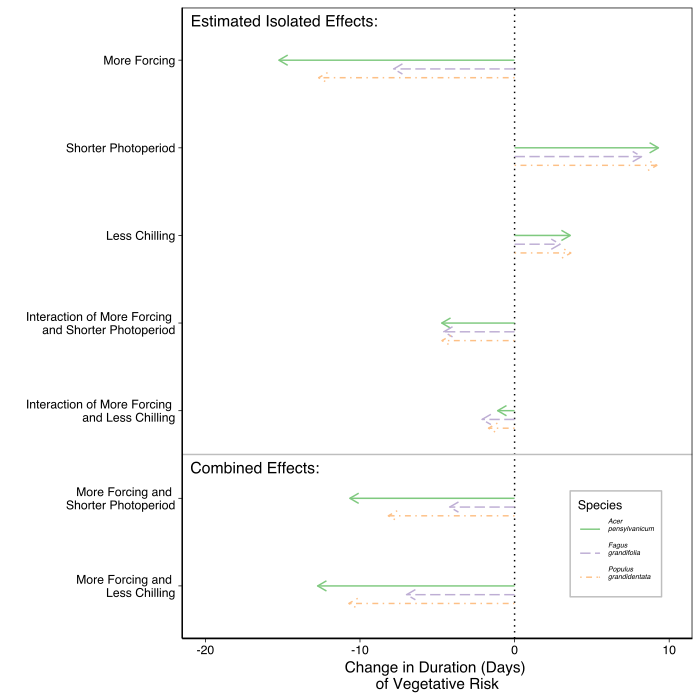

Generate this figure with R:
##### 10 October 2017 - Cat
# Duration of Vegetative Risk Dan's data for model

# Clear workspace
rm(list=ls()) # remove everything currently held in the R memory
options(stringsAsFactors=FALSE)
graphics.off()


forlatex = TRUE # set to FALSE if just trying new figures, TRUE if outputting for final
runstan = TRUE # set to TRUE to actually run stan models. FALSE if loading from previous runs

# Analysis of bud burst experiment 2015. 

library(ggplot2)
#library(rstan)
#library(rstanarm)
#library(shinystan)
#library(bayesplot)
library(dplyr)
#library(gridExtra)
library(brms)
library(egg)
library(ggstance)
library(RColorBrewer)

setwd("~/Documents/git/springfreeze/")
source('scripts/stan/savestan.R')
dx<-read.csv("output/danfdata.csv", header=TRUE)
#dx<-read.csv("output/fakedata_dvr.csv", header=TRUE)
#dx<-read.csv("output/danf_short.csv", header=TRUE)
#dfwide<-read.csv("output/df_modforplot.csv", header=TRUE)

# Prep 
#dx<-dx[!(dx$chill==1),]
#dx$chill<-ifelse(dx$chill==2, 0, 1)
#dx<-dx%>%filter(species!="VIBCAS")%>%filter(species!="VIBLAN")
dx$sp <- as.numeric(as.factor(dx$sp))
#dx$site <- as.numeric(as.factor(dx$site))
dx<-dx[!is.na(dx$risk),]
levels(dx$warm) = c(0,1); levels(dx$photo) = c(0, 1); levels(dx$chill) = 1:3
dx$warm <- as.numeric(dx$warm)
dx$warm<-ifelse(dx$warm==15, 0, 1)
dx$photo <- as.numeric(dx$photo)
dx$photo<-ifelse(dx$photo==8, 0, 1)
dx$chill <- as.numeric(dx$chill)
#dx$site<- as.numeric(dx$site)
# Chill dummy variables
dx$chill1 = ifelse(dx$chill == 1, 1, 0) 
dx$chill2 = ifelse(dx$chill == 2, 1, 0) 

#with(dx, table(chill1, chill2)) # all three levels in here

dxb <- dx[!is.na(dx$risk),]


# <> <> <> <> <> <> <> <> <> <> <> <> <> <> <> <> <> <> <> <>
# Important: Fixing the 1/2 issue to 0/1 here
# <> <> <> <> <> <> <> <> <> <> <> <> <> <> <> <> <> <> <> <>
unique(dxb$warm)
#dxb$warm[dxb$warm==1] <- 0
#dxb$warm[dxb$warm==2] <- 1

unique(dxb$photo)
#dxb$photo[dxb$photo==1] <- 0
#dxb$photo[dxb$photo==2] <- 1

#unique(dxb$site)
#dxb$site[dxb$site==1] <- 0
#dxb$site[dxb$site==2] <- 1

dxb<-filter(dxb, risk>0)

#unique(dxb$chill1)
#unique(dxb$chill2)

risk = as.numeric(dxb$risk) # dvr as response 
warm = dxb$warm
#site = as.numeric(dxb$site)
sp = as.numeric(dxb$sp) 
photo = dxb$photo
chill1 = as.numeric(dxb$chill1)
chill2 = as.numeric(dxb$chill2)
N = length(risk) 
n_sp = length(unique(dxb$sp))
#n_site = length(unique(dxb$site))

datalist.b<-list(risk=risk, warm=warm, sp=sp, photo=photo, chill1=chill1, chill2=chill2, N=N, n_sp=n_sp)
# 1. Budburst day. 
if(runstan){
  datalist.b <- list(risk = dxb$risk, # dvr as response 
                     warm = as.numeric(dxb$warm),
                     sp = as.numeric(dxb$sp), 
                     photo = as.numeric(dxb$photo), 
                     chill1 = as.numeric(dxb$chill1),
                     chill2 = as.numeric(dxb$chill2),
                     N = length(risk), 
                     n_sp = length(unique(dxb$sp))
  )
  
    doym.b <- stan('scripts/stan/dvr_sp_chill_inter_pool.stan', ### change when divergent transitions improve!!
                 data = datalist.b, warmup=1500, iter = 2000, chains = 2,
                 control = list(adapt_delta = 0.99))
                 #               , max_treedepth = 15)) 
  
}

#dxb$force<-dxb$warm
fit1<-stan_glmer(risk~ force + photo + chill1 + chill2 + force:photo + force:chill1 + force:chill2 +
                 photo:chill1 + photo:chill2 + (1|sp), data=dxb)
fit1

dxb$force<-dxb$warm
#fit.brm<-brm(risk~ force + photo + chill + force:photo + force:chill +
 #             photo:chill + (force + photo + chill + force:photo + force:chill +
  #                                      photo:chill|sp), data=dxb)
fit.brm2<-brm(risk~ force + photo + chill1 + chill2 + force:photo + force:chill1 + force:chill2 +
               photo:chill1 + photo:chill2 + (force + photo + chill1 + chill2 + force:photo + 
                                                force:chill1 + force:chill2 +
                                                photo:chill1 + photo:chill2|sp), data=dxb)
#fit.check<-brm(risk~force + photo + chill1  + chill2 + force:photo + force:chill1 + force:chill2 +
 #                photo:chill1 + photo:chill2 + (1|sp) + (force-1|sp) + (photo-1|sp) + (chill1-1|sp) +
  #               (chill2-1|sp) + (force:photo-1|sp) + (force:chill1-1|sp) + (force:chill2-1|sp) +
   #              (photo:chill1-1|sp) + (photo:chill2-1|sp), data=dxb)

#fit.brm.check<-brm(risk~ force + photo + chill + force:photo + force:chill +
 #              photo:chill + (force + photo + chill + force:photo + force:chill +
  #                              photo:chill-1|sp), data=dxb)

#fit<-stan_glmer(risk~ force + photo + chill + force:photo + force:chill +
 #              photo:chill + (force + photo + chill + force:photo + force:chill +
  #                              photo:chill|sp), data=dxb)


save(fit.brm2, file="~/Documents/git/springfreeze/output/exp_output.Rdata")
load(file="output/exp_output.Rdata")

m<-fit.brm2
m.int<-posterior_interval(m)
sum.m<-summary(m)
cri.f<-as.data.frame(sum.m$fixed[,c("Estimate", "l-95% CI", "u-95% CI")])
cri.f<-cri.f[-1,] #removing the intercept 
fdf1<-as.data.frame(rbind(as.vector(cri.f[,1]), as.vector(cri.f[,2]), as.vector(cri.f[,3])))
fdf2<-cbind(fdf1, c(0, 0, 0) , c("Estimate", "2.5%", "95%"))
names(fdf2)<-c(rownames(cri.f), "sp", "perc")

cri.r<-(ranef(m, summary = TRUE, robust = FALSE,
              probs = c(0.025, 0.975)))$sp
cri.r2<-cri.r[, ,-1]
cri.r2<-cri.r2[,-2,]
dims<-dim(cri.r2)
twoDimMat <- matrix(cri.r2, prod(dims[1:2]), dims[3])
mat2<-cbind(twoDimMat, c(rep(1:9, length.out=27)), rep(c("Estimate", "2.5%", "95%"), each=9))
df<-as.data.frame(mat2)
names(df)<-c(rownames(cri.f), "sp", "perc")
dftot<-rbind(fdf2, df)
dflong<- tidyr::gather(dftot, var, value, force:`photo:chill2`, factor_key=TRUE)

#adding the coef estiamtes to the random effect values 
for (i in seq(from=1,to=nrow(dflong), by=30)) {
  for (j in seq(from=3, to=29, by=1)) {
    dflong$value[i+j]<- as.numeric(dflong$value[i+j]) + as.numeric(dflong$value[i])
  }
}
dflong$rndm<-ifelse(dftot$sp>0, 2, 1)
dfwide<-tidyr::spread(dflong, perc, value)
dfwide[,4:6] <- as.data.frame(lapply(c(dfwide[,4:6]), as.numeric ))
dfwide$sp<-as.factor(dfwide$sp)
## plotting

pd <- position_dodgev(height = -0.5)

estimates<-c("Forcing", "Photoperiod", "Chilling 1.5", "Chilling 4", "Forcing x Photoperiod", 
             "Forcing x Chilling 1.5", "Forcing x Chilling 4", "Photoperiod x Chilling 1.5", "Photoperiod x Chilling 4")
dfwide$legend<-factor(dfwide$sp,
                      labels=c("Overall Effects","1","2","3","4","5","6","7","8","9"))
estimates<-rev(estimates)
#write.csv(dfwide, file="~/Documents/git/springfreeze/output/df_modforplot.csv", row.names=FALSE)
fig1 <-ggplot(dfwide, aes(x=Estimate, y=var, color=legend, size=factor(rndm), alpha=factor(rndm)))+
  geom_point(position =pd)+
  geom_errorbarh(aes(xmin=(`2.5%`), xmax=(`95%`)), position=pd, size=.5, height =0, width=0)+
  geom_vline(xintercept=0)+
  scale_colour_manual(values=c("blue", "firebrick3", "orangered1","orange3", "sienna4","sienna2", "green4", "green3", "purple2", "magenta3"),
                      breaks=c("Overall Effects"))+
  scale_size_manual(values=c(3, 2, 2, 2, 2, 2, 2, 2, 2, 2)) +
  scale_shape_manual(labels="", values=c("1"=16,"2"=16))+
  scale_alpha_manual(values=c(1, 0.5)) +
  guides(size=FALSE, alpha=FALSE) + #removes the legend 
  ggtitle(label = "A.")+ 
  scale_y_discrete(limits = rev(unique(sort(dfwide$var))), labels=estimates) + ylab("") + 
  labs(col="Effects") + theme(legend.position = "none", legend.box.background = element_rect(), 
                              legend.title=element_blank(), legend.key.size = unit(0.05, "cm"), 
                              panel.background = element_blank(), axis.line = element_line(colour = "black"), axis.title.x=element_blank()) +
  xlab(expression(atop("Model Estimate of Change ", paste("in Duration of Vegetative Risk (days)"))))
fig1

### Now make a new dataframe for more conceptual figure
## Do I add the intercept? Which is 23.71... 
simple<-subset(dfwide, select=c("sp", "var", "Estimate"))
#simple<-simple[(simple$sp=="1"|simple$sp=="4"|simple$sp=="8"),]
#simple$sp<-ifelse(simple$sp=="4", "1", "9")
species<-c("1", "6", "8")
simple<-subset(simple, sp%in%species)
#simple<-simple[!(simple$sp=="0"),]
simple<-simple[!(simple$var=="photo:chill1" | simple$var=="photo:chill2" | simple$var=="force:chill1" 
                 | simple$var=="chill1"),]
simple$var<-ifelse(simple$var=="chill2", "chill", as.character(simple$var))
simple$var<-ifelse(simple$var=="force:chill2", "force:chill", as.character(simple$var))


estimates<-c("More Forcing", "Shorter Photoperiod", "Less Chilling", "Interaction of More Forcing \nand Shorter Photoperiod", "Interaction of More Forcing \nand Less Chilling",
             "More Forcing and \nShorter Photoperiod", "More Forcing and \nLess Chilling")

#estimates2<-c("More Forcing", "Longer Photoperiod", "More Chilling", "More Forcing and \nLonger Photoperiod", 
 #            "More Forcing and \nMore Chilling")

#pd <- position_dodgev(height = -0.5)
#simple$Jvar <- ave(as.numeric(simple$var), simple$var, 
 #                         FUN = function(x) x + rnorm(length(x), sd = .1))
simple$Jvar<-NA
simple$Jvar<-ifelse(simple$var=="force", 7, simple$var)
simple$Jvar<-ifelse(simple$var=="photo", 6, simple$Jvar)
simple$Jvar<-ifelse(simple$var=="chill", 5, simple$Jvar)
simple$Jvar<-ifelse(simple$var=="force:photo", 2, simple$Jvar)
simple$Jvar<-ifelse(simple$var=="force:chill", 1, simple$Jvar)
#simple$Jvar<-ifelse(simple$var=="cforce:photo", 2, simple$Jvar)
#simple$Jvar<-ifelse(simple$var=="cforce:chill", 1, simple$Jvar)
simple$Jvar2<-as.numeric(simple$Jvar)

simple$spp<-NA
simple$spp<-ifelse(simple$sp=="1", 1, simple$spp)
simple$spp<-ifelse(simple$sp=="6", 2, simple$spp)
simple$spp<-ifelse(simple$sp=="8", 3, simple$spp)
#simple$spp<-as.numeric(simple$sp)-1
simple$spp<-ifelse(simple$spp>1, (simple$spp*0.1) - 0.1, 0)
simple$Jvar2<-as.numeric(simple$Jvar)-simple$spp

#simple$Jvar2<-ifelse(simple$sp=="4", simple$Jvar2-0.1, simple$Jvar2)
#simple$Jvar2<-ifelse(simple$sp=="8", simple$Jvar2-0.2, simple$Jvar2)

simple$newEstimate<-simple$Estimate
simple$newEstimate<-ifelse(simple$var=="photo", -simple$Estimate, simple$newEstimate)
simple$newEstimate<-ifelse(simple$var=="chill", -simple$Estimate, simple$newEstimate)
simple$newEstimate<-ifelse(simple$var=="force:photo", -simple$Estimate, simple$newEstimate)
simple$newEstimate<-ifelse(simple$var=="force:chill", -simple$Estimate, simple$newEstimate)

simple$sp<-as.numeric(simple$sp)-1
species<-unique(simple$sp)
simple$est2<-simple$newEstimate
for(i in c(1:length(species))) {
  simple$est2<-ifelse(simple$sp==species[i] & simple$var=="force:photo", simple$newEstimate[simple$var=="force" & simple$sp==species[i]]+
                        simple$newEstimate[simple$var=="photo" & simple$sp==species[i]]+
                        simple$newEstimate[simple$var=="force:photo" & simple$sp==species[i]], simple$est2)
  simple$est2<-ifelse(simple$sp==species[i] & simple$var=="force:chill", simple$newEstimate[simple$var=="force" & simple$sp==species[i]]+
                        simple$newEstimate[simple$var=="chill" & simple$sp==species[i]]+
                        simple$newEstimate[simple$var=="force:chill" & simple$sp==species[i]], simple$est2)

}
#simple$est1<-simple$Estimate
#for(i in c(1:length(species))) {
 # simple$est1<-ifelse(simple$sp==species[i] & simple$var=="force:photo", simple$Estimate[simple$var=="force" & simple$sp==species[i]]+
                       # simple$Estimate[simple$var=="photo" & simple$sp==species[i]]+
                      #  simple$Estimate[simple$var=="force:photo" & simple$sp==species[i]], simple$est1)
#  simple$est1<-ifelse(simple$sp==species[i] & simple$var=="force:chill", simple$Estimate[simple$var=="force" & simple$sp==species[i]]+
                       # simple$Estimate[simple$var=="chill" & simple$sp==species[i]]+
                      #  simple$Estimate[simple$var=="force:chill" & simple$sp==species[i]], simple$est1)
  
#}

simple<-rbind(simple,list(1,"force:photo2",0, 3, 4, 0, 0, simple$newEstimate[simple$sp==1 & simple$var=="force:photo"], 0))
simple<-rbind(simple,list(6,"force:photo2",0, 3, 3.9, 0, 0, simple$newEstimate[simple$sp==6 & simple$var=="force:photo"], 0))
simple<-rbind(simple,list(8,"force:photo2",0, 3, 3.8, 0, 0, simple$newEstimate[simple$sp==8 & simple$var=="force:photo"], 0))
simple<-rbind(simple,list(1,"force:chill2",0, 1, 3, 0, 0, simple$newEstimate[simple$sp==1 & simple$var=="force:chill"], 0))
simple<-rbind(simple,list(6,"force:chill2",0, 1, 2.9, 0, 0, simple$newEstimate[simple$sp==6 & simple$var=="force:chill"], 0))
simple<-rbind(simple,list(8,"force:chill2",0, 1, 2.8, 0, 0, simple$newEstimate[simple$sp==8 & simple$var=="force:chill"], 0))


#simple$est3<-simple$est2+23.71
#simple$est4<-simple$est1+23.71

estimates<-rev(estimates)
#estimates2<-rev(estimates2)
cols <- colorRampPalette(brewer.pal(3,"Accent"))(3)
expB<-ggplot(simple, aes(x=0, xend=est2, y=Jvar2, yend=Jvar2, col=as.factor(sp))) +
  geom_vline(xintercept=0, linetype="dotted") +
  scale_colour_manual(name="Species", values=cols,
                      labels=c("1"=expression(paste(italic("Acer \npensylvanicum"))),
                               "2"=expression(paste(italic("Acer rubrum"))),
                               "3"=expression(paste(italic("Acer saccharum"))),
                               "4"=expression(paste(italic("Betula alleghaniensis"))),
                               "5"=expression(paste(italic("Betula papyrifera"))),
                               "6"=expression(paste(italic("Fagus \ngrandifolia"))),
                               "7"=expression(paste(italic("Ilex mucronata"))),
                               "8"=expression(paste(italic("Populus \ngrandidentata"))),
                               "9"=expression(paste(italic("Quercus rubra"))))) + 
  scale_linetype_manual(name="Species", values=c("solid", "longdash", "dotdash"),
                      labels=c("1"=expression(paste(italic("Acer \npensylvanicum"))),
                               "2"=expression(paste(italic("Acer rubrum"))),
                               "3"=expression(paste(italic("Acer saccharum"))),
                               "4"=expression(paste(italic("Betula alleghaniensis"))),
                               "5"=expression(paste(italic("Betula papyrifera"))),
                               "6"=expression(paste(italic("Fagus \ngrandifolia"))),
                               "7"=expression(paste(italic("Ilex mucronata"))),
                               "8"=expression(paste(italic("Populus \ngrandidentata"))),
                               "9"=expression(paste(italic("Quercus rubra"))))) +
  geom_segment(arrow = arrow(length = unit(0.02, "npc")), aes(linetype=as.factor(sp))) +
  scale_y_discrete(limits = sort(unique(simple$var)), labels=estimates) +
  xlab("Change in Duration (Days) \nof Vegetative Risk") + ylab("") +
  geom_hline(yintercept=2.5, col="grey") + 
  annotate("text", x = -16.8, y = 2.35, label = "Combined Effects:", size=4, family="Helvetica") +
  annotate("text", x = -14.9, y = 7.45, label = "Estimated Isolated Effects:", size=4, family="Helvetica") + 
  theme_linedraw() +
  theme(legend.text=element_text(size=5), legend.title = element_text(size=9), legend.background = element_rect(linetype="solid", color="grey", size=0.5),
        panel.grid.major = element_blank(), panel.grid.minor = element_blank(), 
        panel.background = element_blank(), axis.line = element_line(colour = "black"), 
        text=element_text(family="Helvetica"), legend.position = c(0.85,0.15),
        legend.text.align = 0) + coord_cartesian(ylim=c(1,7), xlim=c(-20, 10))
quartz()
expB

expA<-ggplot(simple, aes(x=23.71, xend=est4, y=Jvar2, yend=Jvar2, col=as.factor(sp))) +
  geom_vline(xintercept=23.71, linetype="dotted") +
  scale_colour_manual(name="Species", values=cols,
                      labels=c("1"=expression(paste(italic("Acer \npensylvanicum"))),
                               "2"=expression(paste(italic("Acer rubrum"))),
                               "3"=expression(paste(italic("Acer saccharum"))),
                               "4"=expression(paste(italic("Betula alleghaniensis"))),
                               "5"=expression(paste(italic("Betula papyrifera"))),
                               "6"=expression(paste(italic("Fagus \ngrandifolia"))),
                               "7"=expression(paste(italic("Ilex mucronata"))),
                               "8"=expression(paste(italic("Populus \ngrandidentata"))),
                               "9"=expression(paste(italic("Quercus rubra"))))) + 
  geom_segment(arrow = arrow(length = unit(0.03, "npc"))) +
  scale_y_discrete(limits = sort(unique(simple$var)), labels=estimates2) + 
  xlab("Duration (Days) \nof Vegetative Risk") + ylab("") +
  geom_hline(yintercept=2.5, col="grey") + 
  annotate("text", x = 7, y = 2.4, label = "Combined Effects:", fontface="bold", size=3) +
  annotate("text", x = 5.5, y = 5.5, label = "Simple Effects:", fontface="bold", size=3) + 
  theme_linedraw() +
  theme(legend.text=element_text(size=6), legend.title = element_text(size=9), legend.background = element_rect(linetype="solid", color="grey", size=0.5),
        panel.grid.major = element_blank(), panel.grid.minor = element_blank(), 
        panel.background = element_blank(), axis.line = element_line(colour = "black"), 
        text=element_text(family="sans"), legend.position = c(0.8,0.85)) + coord_cartesian(ylim=c(1,5), xlim=c(0, 40)) + ggtitle("A.")
quartz()
ggarrange(expA, expB, ncol=2, nrow=1)

######################################################################################
##################### Making two plots for manuscript ################################
dxx<-read.csv("output/diffplot.csv", header=TRUE)

diff<-ggplot(dxx, aes(x=factor(code), y=diff, col=factor(code))) + geom_point(alpha=0.5) + 
  geom_linerange(aes(ymin=diff-diff.sd, ymax=diff+diff.sd), alpha=0.5) + 
  ylab(expression(atop("Change in Duration of Vegetative Risk (days)")))  +
  theme(panel.background = element_blank(), axis.line = element_line(colour = "black"), axis.title.x=element_blank(),
        axis.text.x = element_text(face = "italic", angle=45, hjust=1),
        axis.text=element_text(size=10), legend.position = "none") +
  scale_colour_manual(values=c("firebrick3", "orangered1","orange3", "sienna4","sienna2", "green4", "green3", "purple2", "magenta3")) +
  ggtitle(label="B.")
plot(diff)

grid.draw(fig1, diff, ncol=2)
quartz()
ggarrange(fig1, diff, ncol=2)


######################################################################################
######################################################################################


# yb = dxb$bday # for shinystan posterior checks
launch_shinystan(doym.b) 

sumer <- summary(fit1)
sumer[grep("", rownames(sumer)),]

betas <- as.matrix(doym.b, pars = c("mu_b_warm","mu_b_photo","mu_b_chill1", "mu_b_chill2",
                                     "b_warm", "b_photo", "b_chill1", "b_chill2"))
betas <- as.matrix(fit1, pars = c("force", "photo", "chill1", "chill2", "force:photo",
                                  "force:chill1", "force:chill2", "photo:chill1", "photo:chill2"))
mcmc_intervals(betas) + annotate("text", x = -13, y = 10, label = "B.", fontface = "bold")
mcmc_intervals(betas)

save(doym.b, file="~/Documents/git/springfreeze/scripts/stan/risk_site_sp_fakedata.Rda")
save(doym.b, file="~/Documents/git/springfreeze/scripts/stan/dvr_sp_chill_realdata_issues.Rda")
# For Simon Joly:
range(sumerb[,"n_eff"])
summary(sumerb[,"n_eff"])
length(sumerb[(sumerb[,"n_eff"])<15988,"n_eff"])
length(sumerb[,"n_eff"])

#write.csv(sumerb, file="~/Documents/git/springfreeze/output/model_results.csv", row.names = FALSE)
# Also, I think AROMEL and ALNINC (Zohner spp) are 4-5 (double-check photoperiod effect)
# sumerb[grep("b_photo", rownames(sumerb)),]

# Below: Some pairs plots to check out
# pairs(doym.b, pars = c("mu_b_warm", "sigma_b_warm", "lp__"))
# These are very slow!
# pairs(doym.b, pars = c(names(doym.b)[grep("mu_b_inter", names(doym.b))],
#     names(doym.b)[grep("sigma_b_inter", names(doym.b))]))
# pairs(doym.b, pars = c(names(doym.b)[grep("mu_b_inter", names(doym.b))], "lp__"))
# pairs(doym.b, pars = c(names(doym.b)[grep("sigma_b_inter", names(doym.b))], "lp__"))


# save(doym.b, file="stan/output/lday_site_sp_chill_inter_poola_ncp_doymb.Rda")
# load('stan/lday_site_sp_chill_inter_poola_ncp_doymb.Rda')

# plot effects
col4fig <- c("mean","sd","25%","50%","75%","Rhat")
col4table <- c("mean","sd","2.5%","50%","97.5%","Rhat")

# manually to get right order
mu_params <- c("mu_b_warm","mu_b_photo","mu_b_chill1","mu_b_chill2",
               "mu_b_inter_wp",
               "mu_b_inter_wc1","mu_b_inter_wc2",
               "mu_b_inter_pc1","mu_b_inter_pc2")

meanzb <- sumerb[mu_params,col4fig]

rownames(meanzb) = c("Forcing Temperature",
                    "Photoperiod",
                    "Chilling 4°",
                    "Chilling 1.5°C",
                    "Forcing x Photoperiod",
                    "Forcing x Chilling 4°C",
                    "Forcing x Chilling 1.5°C",
                    "Photoperiod x Chilling 4°C",
                    "Photoperiod x Chilling 1.5°C"
                    )



meanzb.table <- sumerb[mu_params,col4table]
row.names(meanzb.table) <- row.names(meanzb)

# <> <> <> <> <> <> <> <> <> <> <> <> <> <> <> <> <> <> <> <>
# ALERT: Fixing the 1/2 issue to 0/1 here
# <> <> <> <> <> <> <> <> <> <> <> <> <> <> <> <> <> <> <> <>
unique(dxl$warm)
dxl$warm[dxl$warm==1] <- 0
dxl$warm[dxl$warm==2] <- 1

unique(dxl$photo)
dxl$photo[dxl$photo==1] <- 0
dxl$photo[dxl$photo==2] <- 1

unique(dxl$chill1)
unique(dxl$chill2)

if(runstan){
  datalist.l <- list(lday = dxl$lday, # leaf-out as respose 
                     warm = as.numeric(dxl$warm), 
                     site = as.numeric(dxl$site), 
                     sp = as.numeric(dxl$sp), 
                     photo = as.numeric(dxl$photo), 
                     chill1 = as.numeric(dxl$chill1),
                     chill2 = as.numeric(dxl$chill2),
                     N = nrow(dxl), 
                     n_site = length(unique(dxl$site)), 
                     n_sp = length(unique(dxl$sp))
  )
  
    doym.l <- stan('stan/lday_site_sp_chill_inter_poola_ncp.stan',
                data = datalist.l, warmup=4000, iter = 7997, chains = 4,
                control = list(adapt_delta = 0.95))
                #               ,max_treedepth = 15))
}

#yl = dxl$lday # for shinystan posterior checks
# launch_shinystan(doym.l)

sumerl <- summary(doym.l)$summary
sumerl[grep("mu_", rownames(sumerl)),]

# For Simon:
range(sumerl[,"n_eff"])
summary(sumerl[,"n_eff"])
length(sumerl[(sumerl[,"n_eff"])<15988,"n_eff"])
length(sumerl[,"n_eff"])

# save(doym.l, file="stan/output/lday_site_sp_chill_inter_poola_ncp_doyl.Rda")

meanzl <- sumerl[mu_params,col4fig]
meanzl.table <- sumerl[mu_params,col4table]

rownames(meanzl) = rownames(meanzb)
rownames(meanzl.table) = rownames(meanzb.table)


gotchill <- tapply(dx$spn, dx$chill2, unique)$'1'
nochill <- unique(dx$spn)[is.na(match(unique(dx$spn), gotchill))]
sumerb[!is.na(match(rownames(sumerb), paste("b_chill1[", nochill, "]", sep=""))),] = NA
sumerb[!is.na(match(rownames(sumerb), paste("b_chill2[", nochill, "]", sep=""))),] = NA
sumerl[!is.na(match(rownames(sumerl), paste("b_chill1[", nochill, "]", sep=""))),] = NA
sumerl[!is.na(match(rownames(sumerl), paste("b_chill2[", nochill, "]", sep=""))),] = NA


## Look at posteriors of some ranefs (just one chain, that's the [[1]])
# hist(doym.b@sim$samples[[1]]$`b_photo[13]`, breaks=1000)
# hist(doym.l@sim$samples[[1]]$`b_photo[13]`, breaks=1000)

################
# Figure 1:
# Stan model effects for bud burst and leaf-out
################

## Want to flip the axes?
## Try source("source/figureflipping.R")
## It does the work for Fig. 1 .... would need more work to do for other figures 

bbpng <- readPNG(file.path(figpath, "Finn_BB.png")) # Illustrations from Finn et al.
lopng <- readPNG(file.path(figpath, "Finn_LO.png"))

pdf(file.path(figpath, "Fig1_bb_lo.pdf"), width = 7, height = 8)
  
  par(mfrow=c(2,1), mar = c(2, 10, 5, 1))
  
  # Upper panel: bud burst
  plot(seq(-22, 
           12,
           length.out = nrow(meanzb)), 
       1:nrow(meanzb),
       type="n",
       xlab = "",
       ylab = "",
       yaxt = "n")
  
  legend(x = -24, y = 6, bty="n", legend = "a. Budburst", text.font = 2)
  rasterImage(bbpng, -20, 1, -16, 4)
  
  axis(2, at = nrow(meanzb):1, labels = rownames(meanzb), las = 1, cex.axis = 0.8)
  points(meanzb[,'mean'],
         nrow(meanzb):1,
         pch = 16,
         col = "midnightblue")
  arrows(meanzb[,"75%"], nrow(meanzb):1, meanzb[,"25%"], nrow(meanzb):1,
         len = 0, col = "black")
  abline(v = 0, lty = 3)

  par(mar=c(5, 10, 2, 1))
  # Lower panel: leaf-out
  plot(seq(-22, 
           12, 
           length.out = nrow(meanzl)), 
       1:nrow(meanzl),
       type="n",
       xlab = "Model estimate change in day of phenological event",
       ylab = "",
       yaxt = "n")
  
  legend(x = -24, y = 6, bty="n", legend = "b. Leafout", text.font = 2)
  rasterImage(lopng, -20, 1, -14, 4)
  
  axis(2, at = nrow(meanzl):1, labels = rownames(meanzl), las = 1, cex.axis = 0.8)
  points(meanzl[,'mean'],
         nrow(meanzl):1,
         pch = 16,
         col = "midnightblue")
  arrows(meanzl[,"75%"], nrow(meanzl):1, meanzl[,"25%"], nrow(meanzl):1,
         len = 0, col = "black")
  abline(v = 0, lty = 3)
  
dev.off();#system(paste("open", file.path(figpath, "Fig1_bb_lo.pdf"), "-a /Applications/Preview.app"))

###############
# Figure 2: random effects.
# Photo x warm and chill1 x warm for bb and lo as 4 panels
###############
# Groups
colz = c("brown", "blue3")

shrubs = c("VIBLAN","RHAFRA","RHOPRI","SPIALB","VACMYR","VIBCAS", "AROMEL","ILEMUC", "KALANG", "LONCAN", "LYOLIG")
trees = c("ACEPEN", "ACERUB", "ACESAC", "ALNINC", "BETALL", "BETLEN", "BETPAP", "CORCOR", "FAGGRA", "FRANIG", "HAMVIR", "NYSSYL", "POPGRA", "PRUPEN", "QUEALB" , "QUERUB", "QUEVEL")

treeshrub = levels(dx$sp)
treeshrub[treeshrub %in% shrubs] = 1
treeshrub[treeshrub %in% trees] = 2
treeshrub = as.numeric(treeshrub)
# <> <> <> <> <> <> <> <> <> <> <> <> <> <> <> <> <> <> <> <>


# Tip for checking figure range needs:
# range(sumerb[grep(paste("b_chill1","\\[",sep=""), rownames(sumerb)),1], na.rm=TRUE)
# Adjust sumerb -> sumerl and b_chill1 to other effects

pdf(file.path(figpath, "Fig2_4panel.pdf"), width = 7, height = 7)

par(mar=rep(1,4))
layout(matrix(c(1, 2, 3, # use layout instead of par(mfrow for more control of where labels end up
                4, 5, 6,
                7, 8, 9),ncol = 3, byrow = T),
       widths = c(1, 4, 4),
       heights = c(4, 4, 1))
plotblank = function(){plot(1:10, type="n",bty="n",xaxt="n",yaxt="n",ylab="",xlab="")}

plotblank() 
text(5,5, "DVR \n Change (days) due to 5° warming", font = 2, srt = 90) # \n\n add two line breaks

plotlet <- function(x, y, xlab=NULL, ylab=NULL, data, groups = NULL, ...){
  if(is.null(xlab)) xlab = x; if(is.null(ylab)) ylab = y
  if(is.null(groups)) { col.pch = "black"; col.lines = "grey50" }
  else {
    colz = c("brown", "blue3")
    ccolz = rep(colz[1], length(groups))
    ccolz[groups == 2] = colz[2]
    col.pch = ccolz
    col.lines = alpha(ccolz, 0.4)
  }
  
  plot(
    data[grep(paste(x,"\\[",sep=""), rownames(data)),1],
    data[grep(paste(y,"\\[",sep=""), rownames(data)),1],
    pch = "+",
    ylab = ylab,
    xlab = xlab,
    col = col.pch,
    ...
  )
  
  abline(h=0, lty = 3, col = "grey60")
  abline(v=0, lty = 3, col = "grey60")
  
  arrows(
    data[grep(paste(x,"\\[",sep=""), rownames(data)),"mean"],
    data[grep(paste(y,"\\[",sep=""), rownames(data)),"25%"],
    data[grep(paste(x,"\\[",sep=""), rownames(data)),"mean"],
    data[grep(paste(y,"\\[",sep=""), rownames(data)),"75%"],
    length = 0, col = col.lines)
  
  arrows(
    data[grep(paste(x,"\\[",sep=""), rownames(data)),"25%"],
    data[grep(paste(y,"\\[",sep=""), rownames(data)),"mean"],
    data[grep(paste(x,"\\[",sep=""), rownames(data)),"75%"],
    data[grep(paste(y,"\\[",sep=""), rownames(data)),"mean"],
    length = 0, col = col.lines)
  
  # match with species names
  text( data[grep(paste(x,"\\[",sep=""), rownames(data)),1],
        data[grep(paste(y,"\\[",sep=""), rownames(data)),1],
        sort(unique(dx$sp)),
        cex = 0.5, 
        pos = 3,
        col = col.pch)
}


plotlet( "photo", "force",
         #  ylab = "Advance due to 5° warming", 
         # xlab = "Advance due to 4 hr longer photoperiod", 
         #ylim = c(-27, 0.5),
         #xlim = c(-16, 0.5),
         #  xaxt="n", 
         group = treeshrub,
         data = fit1)

legend("topleft", bty = "n", inset = 0.035, legend = "A.", text.font=2)

legend("bottomright",
       pch = "+",
       col = colz,
       legend = c("Shrubs","Trees"),
       inset = 0.02, 
       bg = 'white')

plotlet("chill1", "force", 
        # ylab = "Advance due to 5° warming", 
        #  xlab = "Advance due to 30d 4° chilling", 
        ylim = c(-27, 0.5),
        xlim = c(-28, -8),
        yaxt="n",
        # xaxt="n", 
        group = treeshrub,
        data = sumerb)
axis(2, seq(0, -25, by = -5), labels = FALSE)
legend("topleft", bty = "n", inset = 0.035, legend = "B.", text.font=2)

plotblank()
text(5,5, "Leafout \n Change (days) due to 5° warming", font = 2, srt = 90)

plotlet("photo", "force", 
        #    ylab = "Advance due to 5° warming", 
        #     xlab = "Advance due to 4 hr longer photoperiod", 
        ylim = c(-27, 0.5),
        xlim = c(-16, 0.5),
        group = treeshrub,
        data = sumerl)
legend("topleft", bty = "n", inset = 0.035, legend = "C.", text.font=2)
plotlet("b_chill1", "b_warm", 
        #   ylab = "Advance due to 5° warming", 
        #   xlab = "Advance due to 30d 4° chilling", 
        ylim = c(-27, 0.5),
        xlim = c(-28, -8),
        yaxt="n",
        group = treeshrub,
        data = sumerl)
axis(2, seq(0, -25, by = -5), labels = FALSE)
legend("topleft", bty = "n", inset = 0.035, legend = "D.", text.font=2)
plotblank()

plotblank()
text(5.5, 5, "Change (days) due to 4 hr longer photoperiod", font = 2, pos = 3)

plotblank()
text(5.5, 5, "Change (days) due to 30d 4° chilling", font = 2, pos = 3)

dev.off();#system(paste("open", file.path(figpath, "Fig2_4panel.pdf"), "-a /Applications/Preview.app"))


###############
# Figure 2* Supp version: random effects.
# Photo x warm and chill1 x warm for bb and lo as 4 panels
# Zoomed in and without the 50% credible intervals so you can see the species names
###############

pdf(file.path(figpath, "Fig2_4panel_ZoomSupp.pdf"), width = 7, height = 7)

par(mar=rep(1.25,4))
layout(matrix(c(1, 2, 3, # use layout instead of par(mfrow for more control of where labels end up
                4, 5, 6,
                7, 8, 9),ncol = 3, byrow = TRUE),
       widths = c(1, 4, 4),
       heights = c(4, 4, 1))
plotblank = function(){plot(1:10, type="n", bty="n", xaxt="n", yaxt="n", ylab="", xlab="")}

plotblank() 
text(5,5, "Budburst \n Change (days) due to 5° warming", font = 2, srt = 90)

plotlet.old( "b_photo", "b_warm",
         #  ylab = "Advance due to 5° warming", 
         # xlab = "Advance due to 4 hr longer photoperiod", 
         ylim = c(-16, 0.5),
         xlim = c(-12, 0.5),
         #  xaxt="n", 
         group = treeshrub,
         data = sumerb)

legend("topleft", bty = "n", inset = 0.035, legend = "A.", text.font=2)

legend("bottomright",
       pch = "+",
       col = colz,
       legend = c("Shrubs","Trees"),
       inset = 0.02, 
       bg = 'white')

plotlet.old("b_chill1", "b_warm", 
        # ylab = "Advance due to 5° warming", 
        #  xlab = "Advance due to 30d 4° chilling", 
        ylim = c(-16, 0.5),
        xlim = c(-28, -8),
        yaxt="n",
        # xaxt="n", 
        group = treeshrub,
        data = sumerb)
axis(2, seq(0, -25, by = -5), labels = TRUE)
legend("topleft", bty = "n", inset = 0.035, legend = "B.", text.font=2)

plotblank()
text(5,5, "Leafout \n Change (days) due to 5° warming", font = 2, srt = 90) 

plotlet.old("b_photo", "b_warm", 
        #    ylab = "Advance due to 5° warming", 
        #     xlab = "Advance due to 4 hr longer photoperiod", 
        ylim = c(-27, -12),
        xlim = c(-14, -7),
        group = treeshrub,
        data = sumerl)
legend("topleft", bty = "n", inset = 0.035, legend = "C.", text.font=2)
plotlet.old("b_chill1", "b_warm", 
        #   ylab = "Advance due to 5° warming", 
        #   xlab = "Advance due to 30d 4° chilling", 
        ylim = c(-27, -12),
        xlim = c(-28, -8),
        yaxt="n",
        group = treeshrub,
        data = sumerl)
axis(2, seq(0, -25, by = -5), labels = TRUE)
legend("topleft", bty = "n", inset = 0.035, legend = "D.", text.font=2)
plotblank()

plotblank()
text(5.5, 5, "Change (days) due to 4 hr longer photoperiod", font = 2, pos = 3)

plotblank()
text(5.5, 5, "Change (days) due to 30d 4° chilling", font = 2, pos = 3)

dev.off();


###############
# Figure CHILL2 for Supp (similar to Figure 2): random effects.
# photo x chill2 and chill2 x warm for bb and lo 
# Ailene wanted this (Ailene also wanted chill1 x photo, see below)
###############

pdf(file.path(figpath, "FigChill2_4panel.pdf"), width = 7, height = 7)

par(mar=rep(1,4))
layout(matrix(c(1, 2, 3, # use layout instead of par(mfrow for more control of where labels end up
                4, 5, 6,
                7, 8, 9),ncol = 3, byrow = TRUE),
       widths = c(1, 4, 4),
       heights = c(4, 4, 1))
plotblank = function(){plot(1:10, type="n",bty="n",xaxt="n",yaxt="n",ylab="",xlab="")}

plotblank() 
text(5,5, "Budburst \n Change (days) due to 5° warming", font = 2, srt = 90) # \n\n add two line breaks

plotlet("b_chill2", "b_warm",
         #  ylab = "Advance due to  chilling", 
         # xlab = "Advance due to 4 hr longer photoperiod", 
         ylim = c(-27, 0.5),
         xlim = c(-28, -4),
         #  xaxt="n", 
         group = treeshrub,
         data = sumerb)

legend("topleft", bty = "n", inset = 0.035, legend = "A.", text.font=2)

legend("bottomright",
       pch = "+",
       col = colz,
       legend = c("Shrubs","Trees"),
       inset = 0.02, 
       bg = 'white')

plotlet("b_chill2", "b_warm", 
        # ylab = "Advance due to 5° warming", 
        #  xlab = "Advance due to 30d 4° chilling", 
        ylim = c(-27, 0.5),
        xlim = c(-28, -4),
        yaxt="n",
        # xaxt="n", 
        group = treeshrub,
        data = sumerb)
axis(2, seq(0, -25, by = -5), labels = FALSE)
legend("topleft", bty = "n", inset = 0.035, legend = "B.", text.font=2)

plotblank()
text(5,5, "Leafout \n Change (days) due 4 hr longer photoperiod", font = 2, srt = 90)

plotlet("b_chill2", "b_photo", 
        #    ylab = "Advance due to 5° warming", 
        #     xlab = "Advance due to 4 hr longer photoperiod", 
        ylim = c(-16, 0.5),
        xlim = c(-28, -4),
        group = treeshrub,
        data = sumerl)
legend("topleft", bty = "n", inset = 0.035, legend = "C.", text.font=2)

plotlet("b_chill2", "b_photo", 
        #   ylab = "Advance due to 5° warming", 
        #   xlab = "Advance due to 30d 4° chilling", 
        ylim = c(-16, 0.5),
        xlim = c(-28, -4),
        yaxt="n",
        group = treeshrub,
        data = sumerl)
axis(2, seq(0, -25, by = -5), labels = FALSE)
legend("topleft", bty = "n", inset = 0.035, legend = "D.", text.font=2)

plotblank()

plotblank()
text(5.5, 5, "Change (days) due to 30d 1.5° chilling", font = 2, pos = 3)

plotblank()
text(5.5, 5, "Change (days) due to 30d 1.5° chilling", font = 2, pos = 3)

dev.off();



###############
# Figure CHILLxPHOTO for Supp (similar to Figure 2): random effects.
# photo x chill2 and photo x chill1 for bb and lo 
# Ailene wanted this also, but I am not including it in Supp until someone else wants it
###############

pdf(file.path(figpath, "FigChillPhoto_4panel.pdf"), width = 7, height = 7)

par(mar=rep(1,4))
layout(matrix(c(1, 2, 3, # use layout instead of par(mfrow for more control of where labels end up
                4, 5, 6,
                7, 8, 9),ncol = 3, byrow = TRUE),
       widths = c(1, 4, 4),
       heights = c(4, 4, 1))
plotblank = function(){plot(1:10, type="n",bty="n",xaxt="n",yaxt="n",ylab="",xlab="")}

plotblank() 
text(5,5, "Leafout \n Change (days) due 4 hr longer photoperiod", font = 2, srt = 90) # \n\n add two line breaks

plotlet("b_chill1", "b_photo",
         #  ylab = "Advance due to  chilling", 
         # xlab = "Advance due to 4 hr longer photoperiod", 
         ylim = c(-16, 0.5),
         xlim = c(-28, -4),
         #  xaxt="n", 
         group = treeshrub,
         data = sumerb)

legend("topleft", bty = "n", inset = 0.035, legend = "A.", text.font=2)

legend("bottomright",
       pch = "+",
       col = colz,
       legend = c("Shrubs","Trees"),
       inset = 0.02, 
       bg = 'white')

plotlet("b_chill2", "b_photo", 
        # ylab = "Advance due to 5° warming", 
        #  xlab = "Advance due to 30d 4° chilling", 
        ylim = c(-16, 0.5),
        xlim = c(-28, -4),
        yaxt="n",
        # xaxt="n", 
        group = treeshrub,
        data = sumerb)
axis(2, seq(0, -25, by = -5), labels = FALSE)
legend("topleft", bty = "n", inset = 0.035, legend = "B.", text.font=2)

plotblank()
text(5,5, "Leafout \n Change (days) due 4 hr longer photoperiod", font = 2, srt = 90)

plotlet("b_chill1", "b_photo", 
        #    ylab = "Advance due to 5° warming", 
        #     xlab = "Advance due to 4 hr longer photoperiod", 
        ylim = c(-16, 0.5),
        xlim = c(-28, -4),
        group = treeshrub,
        data = sumerl)
legend("topleft", bty = "n", inset = 0.035, legend = "C.", text.font=2)

plotlet("b_chill2", "b_photo", 
        #   ylab = "Advance due to 5° warming", 
        #   xlab = "Advance due to 30d 4° chilling", 
        ylim = c(-16, 0.5),
        xlim = c(-28, -4),
        yaxt="n",
        group = treeshrub,
        data = sumerl)
axis(2, seq(0, -25, by = -5), labels = FALSE)
legend("topleft", bty = "n", inset = 0.035, legend = "D.", text.font=2)

plotblank()

plotblank()
text(5.5, 5, "Change (days) due to 30d 4° chilling", font = 2, pos = 3)

plotblank()
text(5.5, 5, "Change (days) due to 30d 1.5° chilling", font = 2, pos = 3)

dev.off();



# <><><><><><><><><><><><><><><><><><><><><><><><><><><><>

if(runstan) { savestan("Inter") }

# <> <> <> <> <> <> <> <> <> <> <> <> <> <> <> <> <> <> <> <>
# 2. Species-specific responses. Not using trait data here, just leaf-out and budburst vs warming and photoperiod. 

dlo <- summary(doym.l)$summary
dlo[!is.na(match(rownames(dlo), paste("b_chill1[", nochill, "]", sep=""))),] = 99
dlo[!is.na(match(rownames(dlo), paste("b_chill2[", nochill, "]", sep=""))),] = 99



# <><><><><><><><><><><><><><><><><><><><><><><><><><><><>
# <><><><><><><><><><><><><><><><><><><><><><><><><><><><>
# Phylogeny
# 
# phsp <- ph$tip.label
# phspcode <- unlist(lapply(strsplit(phsp, "_"), function(x) toupper(paste(substr(x[[1]],1,3), substr(x[[2]],1,3), sep=""))))
# 
# ph$tip.label = phspcode
# 
# ph$node.label = NULL # otherwise give duplicated names error, because of multiple "" in node labels.
# 
# sig <- comparative.data(ph, dxt2, names.col = "sp")
# 
# lo.signal.warm <- pgls(lo ~ warm, sig, lambda = 'ML')
# lo.signal.photo <- pgls(lo ~ photoeff, sig, lambda = 'ML')
# lo.signal.chill1 <- pgls(lo ~ chill1eff, sig, lambda = 'ML')
# lo.signal.chill2 <- pgls(lo ~ chill2eff, sig, lambda = 'ML')
# 
# bb.signal.warm <- pgls(bb ~ warmeff, sig, lambda = 'ML')
# bb.signal.photo <- pgls(bb ~ photoeff, sig, lambda = 'ML')
# bb.signal.chill1 <- pgls(bb ~ chill1eff, sig, lambda = 'ML')
# bb.signal.chill2 <- pgls(bb ~ chill2eff, sig, lambda = 'ML')
# 
# 
# signaldat <- data.frame(
#   rbind(summary(bb.signal.warm)$param["lambda"], 
#         summary(bb.signal.photo)$param["lambda"],
#         summary(bb.signal.chill1)$param["lambda"],
#         summary(bb.signal.chill2)$param["lambda"],
#         
#         summary(lo.signal.warm)$param["lambda"], 
#         summary(lo.signal.photo)$param["lambda"],
#         summary(lo.signal.chill1)$param["lambda"],
#         summary(lo.signal.chill2)$param["lambda"]
# ))
#         
# signaldat$var = paste(
#   rep(c("Bud burst","Leaf-out"), each = 4), 
#   rep(c("Forcing", "Photoperiod", "Chilling 4°", "Chilling 1.5°"), 4), 
#   sep = " - ")
# 
# 
# phylosigtable <- xtable(data.frame(Relationship = signaldat[,"var"],Lambda = signaldat[,"lambda"]), digits = 3,
#                         caption = "Phylogenetic signal in timing of bud burst and leaf-out and species specific traits, as estimated in the caper package with simultaneous fitting of lambda.  Pore anatomy (ring- versus diffuse-porous species) was highly clustered phylogenetically, but no other trait examined demonstrated significant phylogenetic signal")
# 
# <> <> <> <> <> <> <> <> <> <> <> <> <> <> <> <> <> <> <> <>
# Plot actual change in leaf-out by species, for Figure 1
lday.agg <- aggregate(dx$lday, by=list(sp=dx$sp,
                                       warm=dx$warm, photo=dx$photo
                                       #,chill=dx$chill, site=dx$site,  treatcode=dx$treatcode, 
                                       ), FUN = mean, na.rm=T)

lday.se <- aggregate(dx$lday, list(sp=dx$sp, 
                                   warm=dx$warm, photo=dx$photo
                                   #,chill=dx$chill, site=dx$site, treatcode=dx$treatcode, 
                                   ), function(x) sd(x,na.rm=T)/sqrt(length(x[!is.na(x)])))
lday.agg$se = lday.se$x

# Advance due to each factor
wa = la = ca = oa = nn = vector()
wab = lab = cab = oab = vector()

for(i in unique(dx$sp)){ # i="ACEPEN"
  dxx <- dx[dx$sp == i,]
  
  nn <- c(nn, nrow(dxx[dxx$nl==1,]))
  
  overallm = mean(dxx[dxx$warm == 1 & dxx$photo == 1 & dxx$chill == 1, "lday"], na.rm=T)
  overallmb = mean(dxx[dxx$warm == 1 & dxx$photo == 1 & dxx$chill == 1, "bday"], na.rm=T)
  
  # mean across all cool
  cm <- mean(dxx[dxx$warm == 1,'lday'], na.rm=T)
  cmb <- mean(dxx[dxx$warm == 1,'bday'], na.rm=T)
  
  # advance from warming
  wm <- mean(dxx[dxx$warm == 2, 'lday'], na.rm=T)
  wmb <- mean(dxx[dxx$warm == 2, 'bday'], na.rm=T)
  warmadv = wm - cm    
  warmadvb = wmb - cmb
  
  # mean across all short
  sm <- mean(dxx[dxx$photo == 1,'lday'], na.rm=T)
  smb <- mean(dxx[dxx$photo == 1,'bday'], na.rm=T)
  
  # mean across long
  lm <- mean(dxx[dxx$photo == 2, 'lday'], na.rm=T)
  lmb <- mean(dxx[dxx$photo == 2, 'bday'], na.rm=T)
  
  # advance from photo
  longadv = lm - sm   
  longadvb = lmb - smb   
  
  # mean across chill1 (no additional chill)
  cm <- mean(dxx[dxx$chill == 1,'lday'], na.rm=T)
  cmb <- mean(dxx[dxx$chill == 1,'bday'], na.rm=T)

  # mean across chill2 (chill 4deg)
  wm <- mean(dxx[dxx$chill == 2, 'lday'], na.rm=T)
  wmb <- mean(dxx[dxx$chill == 2, 'bday'], na.rm=T)
  chilladv = wm - cm    
  chilladvb = wmb - cmb
  
  # advance from chill
  
  wa = c(wa, warmadv); la =c(la, longadv); oa=c(oa, overallm); ca = c(ca, chilladv)
  wab = c(wab, warmadvb); lab =c(lab, longadvb); oab=c(oab, overallmb); cab = c(cab, chilladvb)
  }
adv=data.frame(sp=unique(dx$sp), warm=wa, photo=la, overall=oa, n=nn, chill = ca,
               warmb=wab, photob=lab, overallb=oab, chillb = cab)

# Color classes for early - mid - late fl
#hist(adv$overall)
oa.col <- cut(adv$overall, 3)
levels(oa.col) <- oc <- alpha(c("blue","purple","red"), 0.8)
oa.col = as.character(oa.col)

pdf(file.path(figpath, "Advplot2.pdf"), width = 8, height = 9) # Adv plot is without varying cex by sample size
plot(adv$photo, adv$warm, 
     ylim = c(-30, -2),
     xlim=c(-20,-2),
     xlab = "Advance in leafout due to 4h longer photoperiod",
     ylab = "Advance in leafout due to 5°C warmer temperature",
     pch = 16, 
     col = oa.col,
     cex = adv$n/12#log(adv$n)
     )

text(adv$photo, adv$warm,
     labels = adv$sp, cex = 0.7, adj = 0.5, #pos = 3,
     col = alpha('grey20', 0.9))

legend(x = -20, y = -3, bty = "n", legend = c("Early", "Intermediate", "Late"), title = "Leafout period", col = oc, pch = 16, 
       pt.cex = 2,
       y.intersp = 1.5,
       x.intersp = 1.5)
legend(x = -16, y = -3, bty = "n", legend = c(25, 75), 
       title = "N leafout samples", col = "black", pch = 1, pt.cex = c(25, 75)/12,
       y.intersp = 2,
       x.intersp = 2
)

dev.off();#system(paste("open", file.path(figpath, "Advplot2.pdf"), "-a /Applications/Preview.app"))

## Correlations between main effects and lo/bb
# warm, photo, chill1, chill2 vs. day of lo and day of bb

#bb, warm
bwarm <- sumerb[grep(paste("b_warm","\\[",sep=""), rownames(sumerb)),1]
bphoto <- sumerb[grep(paste("b_photo","\\[",sep=""), rownames(sumerb)),1]
bchill1 <- sumerb[grep(paste("b_chill1","\\[",sep=""), rownames(sumerb)),1]

lwarm <- sumerl[grep(paste("b_warm","\\[",sep=""), rownames(sumerl)),1]
lphoto <- sumerl[grep(paste("b_photo","\\[",sep=""), rownames(sumerl)),1]
lchill1 <- sumerl[grep(paste("b_chill1","\\[",sep=""), rownames(sumerl)),1]

pdf(file.path(figpath, "Sens_vs_day.pdf"), width = 9, height = 7)

par(mfrow=c(2,3))
plot(adv$overallb, bwarm, ylab = "Warming sensitivity", pch = 16, cex = 2, col = alpha("grey20", 0.6), xlab = "Day of budburst")
# legend("top", legend="Budburst", text.font=2, inset = 0.05, bty ="n", cex = 2)
plot(adv$overallb, bphoto, ylab = "Photoperiod sensitivity", pch = 16, cex = 2, col = alpha("grey20", 0.6), xlab = "Day of budburst")
plot(adv$overallb, bchill1, #ylim = c(-30, -10), 
     ylab = "Chilling sensitivity", pch = 16, cex = 2, col = alpha("grey20", 0.6), xlab = "Day of budburst")

plot(adv$overall, lwarm, ylab = "Warming sensitivity", pch = 16, cex = 2, col = alpha("grey20", 0.6), xlab = "Day of leafout")
#legend("top", legend="Leafout", text.font=2, inset = 0.05, bty ="n", cex = 2)
plot(adv$overall, lphoto, ylab = "Photoperiod sensitivity", pch = 16, cex = 2, col = alpha("grey20", 0.6), xlab = "Day of leafout")
plot(adv$overall, lchill1, #  ylim = c(-30, -10), 
     ylab = "Chilling sensitivity", pch = 16, cex = 2, col = alpha("grey20", 0.6), xlab = "Day of leafout")

dev.off();#system(paste("open", file.path(figpath, "Sens_vs_day.pdf"), "-a /Applications/Preview.app"))

##
## Added by Lizzie on 30 July 2017 for ESA talk
## Just doing leafout for now
##

df.lsens <- data.frame(sp=adv$sp, lwarm=lwarm, lphoto=lphoto, lchill1=lchill1, group=treeshrub,
    overall=adv$overall)

pdf(file.path(figpath, "Sens_vs_day_treeshrub.pdf"), width = 9, height = 3.5)

par(mfrow=c(1,3))
plot(lwarm~overall, ylab = "Warming sensitivity", pch = 16, cex = 2, col = alpha("firebrick3", 0.6), xlab = "Day of leafout",
    data=subset(df.lsens, group==1), ylim=c(-28,-11), xlim=c(20,90))
points(lwarm~overall, pch = 16, cex = 2, col = alpha("blue3", 0.6), data=subset(df.lsens, group==2),
    ylim=c(-28,-11), xlim=c(20,90))

plot(lphoto~overall, ylab = "Photoperiod sensitivity", pch = 16, cex = 2, col = alpha("firebrick3", 0.6), xlab = "Day of leafout",
    data=subset(df.lsens, group==1), ylim=c(-14,-7), xlim=c(20,90))
points(lphoto~overall, pch = 16, cex = 2, col = alpha("blue3", 0.6), data=subset(df.lsens, group==2),
    ylim=c(-14,-7), xlim=c(20,90))

plot(lchill1~overall, ylab = "Chilling sensitivity", pch = 16, cex = 2, col = alpha("firebrick3", 0.6), xlab = "Day of leafout",
    data=subset(df.lsens, group==1), ylim=c(-28,-11), xlim=c(20,90))
points(lchill1~overall, pch = 16, cex = 2, col = alpha("blue3", 0.6), data=subset(df.lsens, group==2),
    ylim=c(-28,-11), xlim=c(20,90))

dev.off();#system(paste("open", file.path(figpath, "Sens_vs_day.pdf"), "-a /Applications/Preview.app"))


on.exit(setwd("~/Documents/git/projects/treegarden/budexperiments/docs/ms"))
